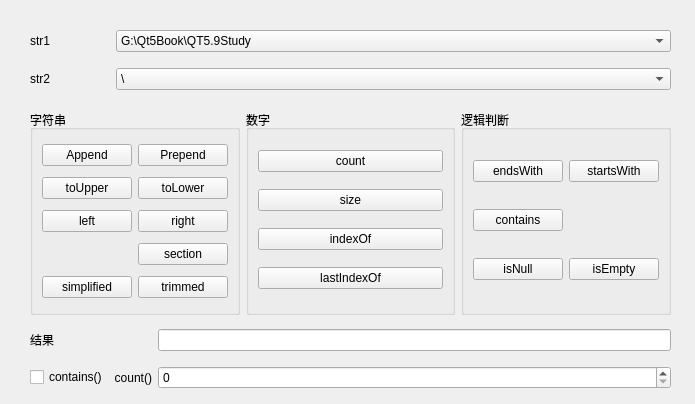
<?xml version="1.0" encoding="UTF-8"?>
<ui version="4.0">
 <class>Widget</class>
 <widget class="QWidget" name="Widget">
  <property name="geometry">
   <rect>
    <x>0</x>
    <y>0</y>
    <width>695</width>
    <height>404</height>
   </rect>
  </property>
  <property name="windowTitle">
   <string>QString常用功能</string>
  </property>
  <widget class="QWidget" name="gridLayoutWidget">
   <property name="geometry">
    <rect>
     <x>30</x>
     <y>20</y>
     <width>641</width>
     <height>80</height>
    </rect>
   </property>
   <layout class="QGridLayout" name="gridLayout">
    <item row="0" column="1">
     <widget class="QComboBox" name="comboBoxStr1">
      <item>
       <property name="text">
        <string>G:\Qt5Book\QT5.9Study</string>
       </property>
      </item>
      <item>
       <property name="text">
        <string>G:\Qt5Book\QT5.9Study\qw.cpp</string>
       </property>
      </item>
      <item>
       <property name="text">
        <string>学生姓名，男，1984-3-4，汉族，山东</string>
       </property>
      </item>
     </widget>
    </item>
    <item row="0" column="0">
     <widget class="QLabel" name="label">
      <property name="maximumSize">
       <size>
        <width>80</width>
        <height>16777215</height>
       </size>
      </property>
      <property name="text">
       <string>str1</string>
      </property>
     </widget>
    </item>
    <item row="1" column="0">
     <widget class="QLabel" name="label_2">
      <property name="maximumSize">
       <size>
        <width>80</width>
        <height>16777215</height>
       </size>
      </property>
      <property name="text">
       <string>str2</string>
      </property>
     </widget>
    </item>
    <item row="1" column="1">
     <widget class="QComboBox" name="comboBoxStr2">
      <item>
       <property name="text">
        <string>\</string>
       </property>
      </item>
      <item>
       <property name="text">
        <string>:</string>
       </property>
      </item>
      <item>
       <property name="text">
        <string>,</string>
       </property>
      </item>
      <item>
       <property name="text">
        <string>.cpp</string>
       </property>
      </item>
     </widget>
    </item>
   </layout>
  </widget>
  <widget class="QWidget" name="gridLayoutWidget_2">
   <property name="geometry">
    <rect>
     <x>30</x>
     <y>110</y>
     <width>641</width>
     <height>205</height>
    </rect>
   </property>
   <layout class="QHBoxLayout" name="horizontalLayout">
    <item>
     <widget class="QGroupBox" name="groupBox">
      <property name="title">
       <string>字符串</string>
      </property>
      <layout class="QGridLayout" name="gridLayout_2">
       <item row="0" column="0">
        <widget class="QPushButton" name="pushButtonAppend">
         <property name="text">
          <string>Append</string>
         </property>
        </widget>
       </item>
       <item row="0" column="1">
        <widget class="QPushButton" name="pushButtonPrepend">
         <property name="text">
          <string>Prepend</string>
         </property>
        </widget>
       </item>
       <item row="1" column="0">
        <widget class="QPushButton" name="pushButtonUpper">
         <property name="text">
          <string>toUpper</string>
         </property>
        </widget>
       </item>
       <item row="1" column="1">
        <widget class="QPushButton" name="pushButtonLower">
         <property name="text">
          <string>toLower</string>
         </property>
        </widget>
       </item>
       <item row="2" column="0">
        <widget class="QPushButton" name="pushButtonLeft">
         <property name="text">
          <string>left</string>
         </property>
        </widget>
       </item>
       <item row="2" column="1">
        <widget class="QPushButton" name="pushButtonRight">
         <property name="text">
          <string>right</string>
         </property>
        </widget>
       </item>
       <item row="3" column="1">
        <widget class="QPushButton" name="pushButtonSection">
         <property name="text">
          <string>section</string>
         </property>
        </widget>
       </item>
       <item row="4" column="0">
        <widget class="QPushButton" name="pushButtonSimplified">
         <property name="text">
          <string>simplified</string>
         </property>
        </widget>
       </item>
       <item row="4" column="1">
        <widget class="QPushButton" name="pushButtonTrimmed">
         <property name="text">
          <string>trimmed</string>
         </property>
        </widget>
       </item>
      </layout>
     </widget>
    </item>
    <item>
     <widget class="QGroupBox" name="groupBox_2">
      <property name="enabled">
       <bool>true</bool>
      </property>
      <property name="title">
       <string>数字</string>
      </property>
      <property name="flat">
       <bool>false</bool>
      </property>
      <layout class="QVBoxLayout" name="verticalLayout">
       <item>
        <widget class="QPushButton" name="pushButtonCount">
         <property name="text">
          <string>count</string>
         </property>
        </widget>
       </item>
       <item>
        <widget class="QPushButton" name="pushButtonSize">
         <property name="text">
          <string>size</string>
         </property>
        </widget>
       </item>
       <item>
        <widget class="QPushButton" name="pushButtonIndexOf">
         <property name="text">
          <string>indexOf</string>
         </property>
        </widget>
       </item>
       <item>
        <widget class="QPushButton" name="pushButtonLastIndexOf">
         <property name="text">
          <string>lastIndexOf</string>
         </property>
        </widget>
       </item>
      </layout>
     </widget>
    </item>
    <item>
     <widget class="QGroupBox" name="groupBox_3">
      <property name="title">
       <string>逻辑判断</string>
      </property>
      <layout class="QGridLayout" name="gridLayout_3">
       <item row="0" column="0">
        <widget class="QPushButton" name="pushButtonEndsWith">
         <property name="text">
          <string>endsWith</string>
         </property>
        </widget>
       </item>
       <item row="0" column="1">
        <widget class="QPushButton" name="pushButtonStartsWith">
         <property name="text">
          <string>startsWith</string>
         </property>
        </widget>
       </item>
       <item row="1" column="0">
        <widget class="QPushButton" name="pushButtonContains">
         <property name="text">
          <string>contains</string>
         </property>
        </widget>
       </item>
       <item row="2" column="0">
        <widget class="QPushButton" name="pushButtonIsNull">
         <property name="text">
          <string>isNull</string>
         </property>
        </widget>
       </item>
       <item row="2" column="1">
        <widget class="QPushButton" name="pushButtonIsEmpty">
         <property name="text">
          <string>isEmpty</string>
         </property>
        </widget>
       </item>
      </layout>
     </widget>
    </item>
   </layout>
  </widget>
  <widget class="QWidget" name="gridLayoutWidget_3">
   <property name="geometry">
    <rect>
     <x>30</x>
     <y>320</y>
     <width>641</width>
     <height>80</height>
    </rect>
   </property>
   <layout class="QGridLayout" name="gridLayout_4">
    <item row="0" column="2">
     <widget class="QLineEdit" name="lineEditResult"/>
    </item>
    <item row="1" column="1">
     <widget class="QLabel" name="label_4">
      <property name="text">
       <string>count()</string>
      </property>
      <property name="alignment">
       <set>Qt::AlignRight|Qt::AlignTrailing|Qt::AlignVCenter</set>
      </property>
     </widget>
    </item>
    <item row="1" column="0">
     <widget class="QCheckBox" name="checkBoxContains">
      <property name="text">
       <string>contains()</string>
      </property>
     </widget>
    </item>
    <item row="0" column="0">
     <widget class="QLabel" name="label_3">
      <property name="maximumSize">
       <size>
        <width>80</width>
        <height>16777215</height>
       </size>
      </property>
      <property name="text">
       <string>结果</string>
      </property>
     </widget>
    </item>
    <item row="1" column="2">
     <widget class="QSpinBox" name="spinBox">
      <property name="alignment">
       <set>Qt::AlignLeading|Qt::AlignLeft|Qt::AlignVCenter</set>
      </property>
     </widget>
    </item>
   </layout>
  </widget>
 </widget>
 <resources/>
 <connections/>
</ui>
